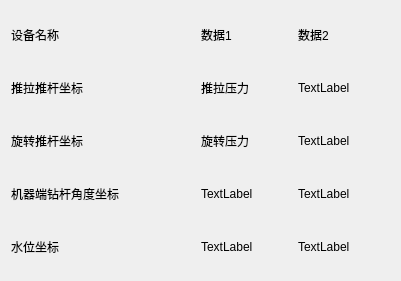
     <widget class="QWidget" name="layoutWidget_4">
      <property name="geometry">
       <rect>
        <x>1240</x>
        <y>10</y>
        <width>401</width>
        <height>281</height>
       </rect>
      </property>
      <layout class="QGridLayout" name="gridLayout_12" columnstretch="4,2,2">
       <item row="0" column="0">
        <widget class="QLabel" name="label_300">
         <property name="sizePolicy">
          <sizepolicy hsizetype="Expanding" vsizetype="Expanding">
           <horstretch>0</horstretch>
           <verstretch>0</verstretch>
          </sizepolicy>
         </property>
         <property name="text">
          <string>设备名称</string>
         </property>
        </widget>
       </item>
       <item row="0" column="1">
        <widget class="QLabel" name="label_302">
         <property name="sizePolicy">
          <sizepolicy hsizetype="Expanding" vsizetype="Expanding">
           <horstretch>0</horstretch>
           <verstretch>0</verstretch>
          </sizepolicy>
         </property>
         <property name="text">
          <string>数据1</string>
         </property>
        </widget>
       </item>
       <item row="0" column="2">
        <widget class="QLabel" name="label_303">
         <property name="sizePolicy">
          <sizepolicy hsizetype="Expanding" vsizetype="Expanding">
           <horstretch>0</horstretch>
           <verstretch>0</verstretch>
          </sizepolicy>
         </property>
         <property name="text">
          <string>数据2</string>
         </property>
        </widget>
       </item>
       <item row="1" column="0">
        <widget class="QLabel" name="label_304">
         <property name="sizePolicy">
          <sizepolicy hsizetype="Expanding" vsizetype="Expanding">
           <horstretch>0</horstretch>
           <verstretch>0</verstretch>
          </sizepolicy>
         </property>
         <property name="text">
          <string>推拉推杆坐标</string>
         </property>
        </widget>
       </item>
       <item row="2" column="0">
        <widget class="QLabel" name="label_305">
         <property name="sizePolicy">
          <sizepolicy hsizetype="Expanding" vsizetype="Expanding">
           <horstretch>0</horstretch>
           <verstretch>0</verstretch>
          </sizepolicy>
         </property>
         <property name="text">
          <string>旋转推杆坐标</string>
         </property>
        </widget>
       </item>
       <item row="3" column="0">
        <widget class="QLabel" name="label_310">
         <property name="sizePolicy">
          <sizepolicy hsizetype="Expanding" vsizetype="Expanding">
           <horstretch>0</horstretch>
           <verstretch>0</verstretch>
          </sizepolicy>
         </property>
         <property name="text">
          <string>机器端钻杆角度坐标</string>
         </property>
        </widget>
       </item>
       <item row="4" column="0">
        <widget class="QLabel" name="label_311">
         <property name="sizePolicy">
          <sizepolicy hsizetype="Expanding" vsizetype="Expanding">
           <horstretch>0</horstretch>
           <verstretch>0</verstretch>
          </sizepolicy>
         </property>
         <property name="text">
          <string>水位坐标</string>
         </property>
        </widget>
       </item>
       <item row="1" column="1">
        <widget class="QLabel" name="label_312">
         <property name="sizePolicy">
          <sizepolicy hsizetype="Expanding" vsizetype="Expanding">
           <horstretch>0</horstretch>
           <verstretch>0</verstretch>
          </sizepolicy>
         </property>
         <property name="text">
          <string>推拉压力</string>
         </property>
        </widget>
       </item>
       <item row="1" column="2">
        <widget class="QLabel" name="label_313">
         <property name="sizePolicy">
          <sizepolicy hsizetype="Expanding" vsizetype="Expanding">
           <horstretch>0</horstretch>
           <verstretch>0</verstretch>
          </sizepolicy>
         </property>
         <property name="text">
          <string>TextLabel</string>
         </property>
        </widget>
       </item>
       <item row="2" column="1">
        <widget class="QLabel" name="label_314">
         <property name="sizePolicy">
          <sizepolicy hsizetype="Expanding" vsizetype="Expanding">
           <horstretch>0</horstretch>
           <verstretch>0</verstretch>
          </sizepolicy>
         </property>
         <property name="text">
          <string>旋转压力</string>
         </property>
        </widget>
       </item>
       <item row="2" column="2">
        <widget class="QLabel" name="label_315">
         <property name="sizePolicy">
          <sizepolicy hsizetype="Expanding" vsizetype="Expanding">
           <horstretch>0</horstretch>
           <verstretch>0</verstretch>
          </sizepolicy>
         </property>
         <property name="text">
          <string>TextLabel</string>
         </property>
        </widget>
       </item>
       <item row="3" column="1">
        <widget class="QLabel" name="label_316">
         <property name="sizePolicy">
          <sizepolicy hsizetype="Expanding" vsizetype="Expanding">
           <horstretch>0</horstretch>
           <verstretch>0</verstretch>
          </sizepolicy>
         </property>
         <property name="text">
          <string>TextLabel</string>
         </property>
        </widget>
       </item>
       <item row="3" column="2">
        <widget class="QLabel" name="label_319">
         <property name="sizePolicy">
          <sizepolicy hsizetype="Expanding" vsizetype="Expanding">
           <horstretch>0</horstretch>
           <verstretch>0</verstretch>
          </sizepolicy>
         </property>
         <property name="text">
          <string>TextLabel</string>
         </property>
        </widget>
       </item>
       <item row="4" column="1">
        <widget class="QLabel" name="label_320">
         <property name="sizePolicy">
          <sizepolicy hsizetype="Expanding" vsizetype="Expanding">
           <horstretch>0</horstretch>
           <verstretch>0</verstretch>
          </sizepolicy>
         </property>
         <property name="text">
          <string>TextLabel</string>
         </property>
        </widget>
       </item>
       <item row="4" column="2">
        <widget class="QLabel" name="label_321">
         <property name="sizePolicy">
          <sizepolicy hsizetype="Expanding" vsizetype="Expanding">
           <horstretch>0</horstretch>
           <verstretch>0</verstretch>
          </sizepolicy>
         </property>
         <property name="text">
          <string>TextLabel</string>
         </property>
        </widget>
       </item>
      </layout>
     </widget>
